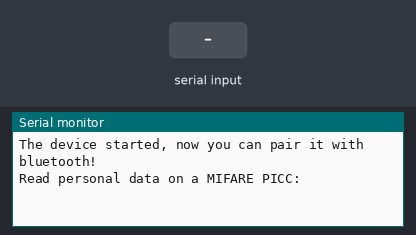
Simulated run of this sketch. Board: ESP32. On the bench: the last lines printed to the serial monitor. The inputs (shaded band) are chosen by the test bench. Nothing arrives over Bluetooth unless stated.

Above: at 1.2 s.
1.3 s: "bacakartu\n" received over the second serial link
At 2.3 s:
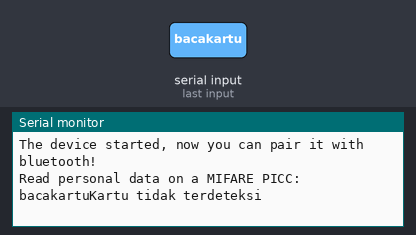
2.8 s: "1\n" received over the second serial link
At 3.4 s:
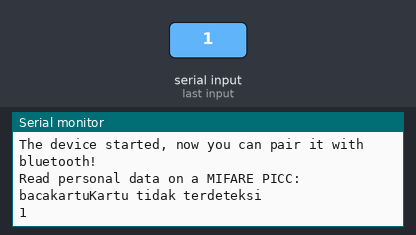

The sketch:

RFID_and_bluetooth.ino
```cpp
#include "BluetoothSerial.h"
#include <SPI.h>
#include <MFRC522.h>

#if !defined(CONFIG_BT_ENABLED) || !defined(CONFIG_BLUEDROID_ENABLED)
#error Bluetooth is not enabled! Please run `make menuconfig` to and enable it
#endif

BluetoothSerial SerialBT;

#define RST_PIN         22           // Configurable, see typical pin layout above
#define SS_PIN          5          // Configurable, see typical pin layout above
MFRC522 mfrc522(SS_PIN, RST_PIN);   // Create MFRC522 instance

//setting timer kirim data
unsigned long previousMillis = 0;
const long interval = 5000;

//data kirim
int count = 0;
//data terima
String pesan="";
void setup() {
  Serial.begin(115200);

  SerialBT.begin("ESP32test");
  Serial.println("The device started, now you can pair it with bluetooth!");

  SPI.begin();
  mfrc522.PCD_Init();
  Serial.println(F("Read personal data on a MIFARE PICC:"));
}

void loop() {
  //cek data pada buffer bluetooth
  if (SerialBT.available()){
    char pesanMasuk = SerialBT.read();
    if (pesanMasuk != '\n'){
      pesan += String(pesanMasuk);}
    else{
      pesan = "";}
    Serial.write(pesanMasuk);
  }
  //cek pesan yang diterima oleh ESP32
  if (pesan =="bacakartu"){
    //-------------------------------------------
    if ( ! mfrc522.PICC_IsNewCardPresent()) {
      Serial.print("Kartu tidak terdeteksi\n");
      SerialBT.print("Kartu tidak terdeteksi\n");
      return;
    }
    // Select one of the cards
    if ( ! mfrc522.PICC_ReadCardSerial()) {
      return;
    }

    byte readCard[mfrc522.uid.size] ; // This is our byte array to store UID mind that there are 4 and 7 bytes long UID
    Serial.println("\nScanned PICC's UID:");
    SerialBT.println("\nScanned PICC's UID:");
     for (int i = 0; i < mfrc522.uid.size; i++) {
        readCard[i] = mfrc522.uid.uidByte[i];
        Serial.print(readCard[i], HEX);
        SerialBT.print(readCard[i], HEX);
      }
  }
}
```

Measured:
- after the input at 1.3 s, the serial monitor: prints a new line at once (image 1)
- after the input at 2.8 s, the serial monitor: prints a new line at once (image 2)
